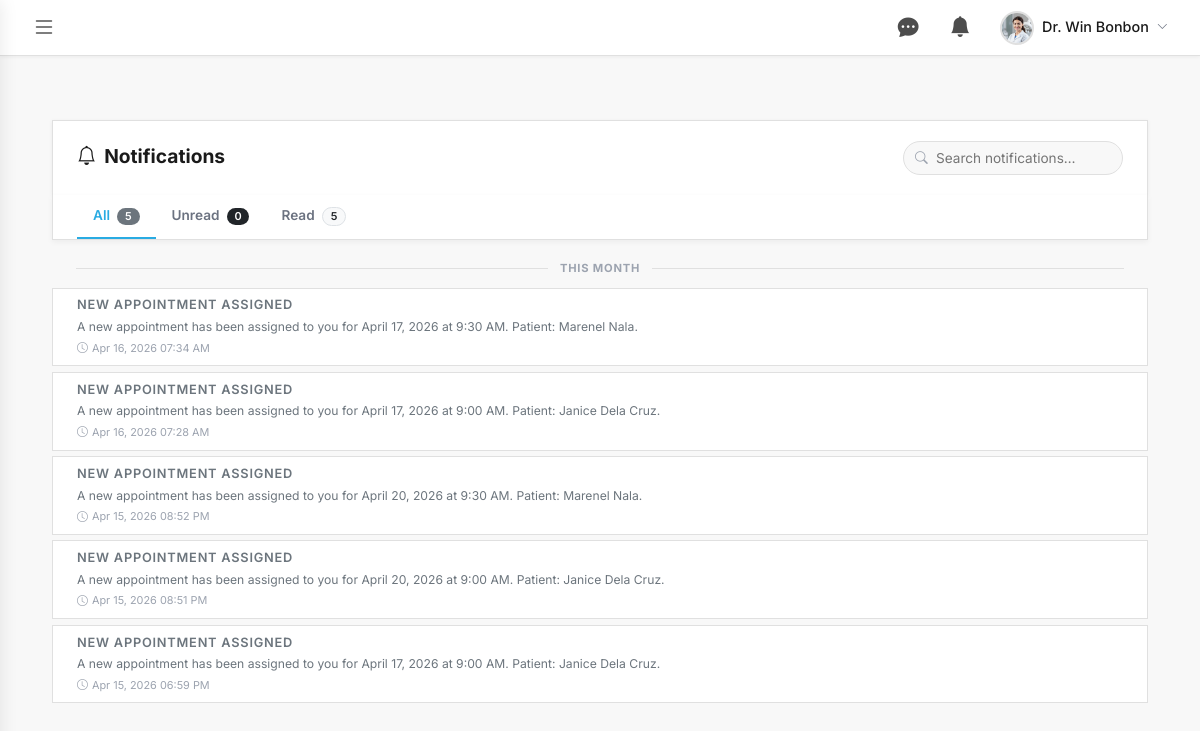
Screenshot of /dentist/notifications.php (signed in) with the database file from the repository.
### tables this page shows
CREATE TABLE `notifications` (
  `notification_id` int(11) NOT NULL,
  `user_id` int(11) NOT NULL,
  `type` varchar(50) NOT NULL,
  `subject` varchar(255) DEFAULT NULL,
  `message` text NOT NULL,
  `status` varchar(20) NOT NULL DEFAULT 'pending',
  `is_read` tinyint(1) NOT NULL DEFAULT 0,
  `created_at` datetime NOT NULL DEFAULT current_timestamp(),
  `sent_at` datetime DEFAULT NULL
);

### includes/session.php (called while the page is built, shortened)
<?php
class SessionManager {
    public static function getUser() {
        return [
            'user_id'         => $_SESSION['user_id'] ?? null,
            'fsuu_id'         => $_SESSION['fsuu_id'] ?? null,
            'email'           => $_SESSION['email'] ?? null,
            'first_name'      => $_SESSION['first_name'] ?? null,
            'last_name'       => $_SESSION['last_name'] ?? null,
            'contact_number'  => $_SESSION['contact_number'] ?? null,
            'role'            => $_SESSION['role'] ?? null,
            'profile_picture' => $_SESSION['profile_picture'] ?? null,
        ];
    }
}
?>

### dentist/notifications.php (the view, shortened to what this page needs)
<?php
require_once '../includes/session.php';
$user = SessionManager::getUser();
$db = getDB();
$unread_stmt = $db->prepare("SELECT COUNT(*) as count FROM notifications WHERE user_id = ? AND is_read = 0");
$unread_stmt->bind_param("i", $user['user_id']);
$unread_stmt->execute();
$unread_count = (int)$unread_stmt->get_result()->fetch_assoc()['count'];
$stmt = $db->prepare("SELECT * FROM notifications WHERE user_id = ? ORDER BY created_at DESC");
$stmt->bind_param("i", $user['user_id']);
$stmt->execute();
$all_notifications = $stmt->get_result()->fetch_all(MYSQLI_ASSOC);
$total_count = count($all_notifications);
$read_count = $total_count - $unread_count;
function dentistNotifStyle(array $notif): array {
    $subject = strtolower($notif['subject'] ?? '');
    if (strpos($subject, 'new appointment assigned') !== false || strpos($subject, 'assigned') !== false) {
        return ['icon' => 'bi-calendar-check-fill', 'color' => 'primary', 'bg' => 'bg-primary'];
    }
    return ['icon' => 'bi-bell-fill', 'color' => 'secondary', 'bg' => 'bg-secondary'];
}
function dentistDateGroup(string $dateStr): string {
    $ts = strtotime($dateStr);
    $today = strtotime('today');
    $diff = $today - strtotime(date('Y-m-d', $ts));
    if ($diff < 30 * 86400) return 'This Month';
    return 'Older';
}
function resolveAppointmentIdFromNotification(mysqli $db, int $dentistId, array $notif): ?int {
    $message = trim((string)($notif['message'] ?? ''));
    if (!preg_match_all('/([A-Za-z]+ \d{1,2}, \d{4}) at (\d{1,2}:\d{2} [AP]M)/i', $message, $dateMatches, PREG_SET_ORDER)) {
        return null;
    }
    $lastMatch = end($dateMatches);
    $dt = DateTime::createFromFormat('F j, Y g:i A', $lastMatch[1] . ' ' . $lastMatch[2]);
    $date = $dt->format('Y-m-d');
    $time = $dt->format('H:i:s');
    $fullName = null;
    if (preg_match('/Patient:\s*([A-Za-z.\'\-\s]+)\.?/i', $message, $nameMatch)) {
        $fullName = trim($nameMatch[1]);
    }
    if ($fullName) {
        $stmt = $db->prepare("
            SELECT a.appointment_id
            FROM dentist_appointment_assignments da
            JOIN appointments a ON a.appointment_id = da.appointment_id
            JOIN users u ON u.user_id = a.user_id
            WHERE da.dentist_id = ?
              AND a.appointment_date = ?
              AND a.appointment_time = ?
              AND TRIM(LOWER(CONCAT(u.first_name, ' ', u.last_name))) = TRIM(LOWER(?))
            ORDER BY a.created_at DESC
            LIMIT 1
        ");
        $stmt->bind_param("isss", $dentistId, $date, $time, $fullName);
        $stmt->execute();
        $row = $stmt->get_result()->fetch_assoc();
    }
    $stmt = $db->prepare("
        SELECT a.appointment_id
        FROM dentist_appointment_assignments da
        JOIN appointments a ON a.appointment_id = da.appointment_id
        WHERE da.dentist_id = ?
          AND a.appointment_date = ?
          AND a.appointment_time = ?
        ORDER BY a.created_at DESC
        LIMIT 1
    ");
    $stmt->bind_param("iss", $dentistId, $date, $time);
    $stmt->execute();
    $row = $stmt->get_result()->fetch_assoc();
    return $row ? (int)$row['appointment_id'] : null;
}
?>
<!DOCTYPE html>
<html lang="en">
<head>
    <link href="https://cdn.jsdelivr.net/npm/bootstrap@5.1.3/dist/css/bootstrap.min.css" rel="stylesheet">
    <link rel="stylesheet" href="https://cdn.jsdelivr.net/npm/bootstrap-icons@1.8.1/font/bootstrap-icons.css">
    <link href="../assets/css/style.css" rel="stylesheet">
    <link href="../assets/css/admin-dashboard.css" rel="stylesheet">
    <link href="../assets/css/patient-notifications.css?v=2" rel="stylesheet">
    <link href="../assets/css/dentist-dashboard.css" rel="stylesheet">
</head>
<body>
<div class="dashboard-wrapper">
    <div class="main-content">
        <?php include '../includes/dentist-topbar.php'; ?>
        <div class="container-fluid my-4 d-flex justify-content-center">
            <div class="notif-wrapper">
            <div class="notif-page-header d-flex justify-content-between align-items-center flex-wrap gap-3">
                <div><h4 class="fw-bold mb-1"><i class="bi bi-bell me-2"></i>Notifications</h4></div>
                <div class="d-flex align-items-center gap-2 flex-wrap">
                    <div class="notif-search-wrap">
                        <input type="text" id="notifSearch" placeholder="Search notifications…" autocomplete="off">
                    </div>
                </div>
            </div>
            <ul class="nav notif-filter-tabs">
                <li class="nav-item"><button class="nav-link active" data-filter="all">All <span class="badge bg-secondary ms-1" id="tab-count-all"><?php echo $total_count; ?></span></button></li>
                <li class="nav-item"><button class="nav-link" data-filter="unread">Unread <span class="badge bg-dark ms-1" id="tab-count-unread"><?php echo $unread_count; ?></span></button></li>
                <li class="nav-item"><button class="nav-link" data-filter="read">Read <span class="badge bg-light text-dark border ms-1" id="tab-count-read"><?php echo $read_count; ?></span></button></li>
            </ul>
            <div id="notifList">
                <?php if ($total_count > 0):
                    $lastGroup = '';
                    foreach ($all_notifications as $notif):
                        $style = dentistNotifStyle($notif);
                        $isUnread = !$notif['is_read'];
                        $group = dentistDateGroup($notif['created_at']);
                        $resolvedAppointmentId = resolveAppointmentIdFromNotification($db, (int)$user['user_id'], $notif);
                        if ($group !== $lastGroup):
                            $lastGroup = $group;
                ?>
                    <div class="notif-date-group" data-group="<?php echo htmlspecialchars($group); ?>"><span><?php echo htmlspecialchars($group); ?></span></div>
                <?php endif; ?>
                     <div class="notif-card notif-<?php echo $style['color']; ?> <?php echo $isUnread ? 'unread' : ''; ?>"
                          data-id="<?php echo $notif['notification_id']; ?>"
                          data-read="<?php echo $notif['is_read'] ? '1' : '0'; ?>"
                          data-group="<?php echo htmlspecialchars($group); ?>"
                          data-subject="<?php echo strtolower(htmlspecialchars($notif['subject'])); ?>"
                          data-body="<?php echo strtolower(htmlspecialchars($notif['message'])); ?>"
                          data-appointment-id="<?php echo (int)($resolvedAppointmentId ?? 0); ?>"
                          style="cursor:pointer;">
                        <div class="card-body">
                            <div class="d-flex align-items-start">
                                <div class="flex-grow-1 min-w-0">
                                    <div class="d-flex justify-content-between align-items-start gap-2">
                                        <h6 class="notif-subject mb-1 <?php echo $isUnread ? 'fw-bold' : 'fw-semibold text-muted'; ?>">
                                            <?php echo htmlspecialchars($notif['subject']); ?>
                                        </h6>
                                    </div>
                                    <p class="notif-body mb-1 <?php echo $isUnread ? '' : 'text-muted'; ?>"><?php echo htmlspecialchars($notif['message']); ?></p>
                                    <span class="notif-time" data-ts="<?php echo $notif['created_at']; ?>" title="<?php echo date('F d, Y h:i A', strtotime($notif['created_at'])); ?>">
                                        <i class="bi bi-clock"></i> <?php echo date('M d, Y h:i A', strtotime($notif['created_at'])); ?>
                                    </span>
                                </div>
                            </div>
                        </div>
                    </div>
                <?php endforeach; endif; ?>
            </div>
            </div>
        </div>
    </div>
</div>
</body>
</html>

### assets/css/style.css (style rules this page uses)
:root { --primary-color: #29ABE2; --primary-color-hover: #1C9DD6; --secondary-bg: #F8F8F8; --primary-text: #1A1A1A; --accent-color: #E0F4FB; --bg-white: #FFFFFF; --text-light: #4D4D4D; --text-muted: #4D4D4D; --border-color: #E0E0E0; --sidebar-dark: #1A1A1A; --sidebar-text: #4D4D4D; --sidebar-active: #29ABE2; --teal: #29ABE2; --teal-hover: #1C9DD6; --teal-light: #E0F4FB; --card-shadow: 0 4px 6px -1px rgb(0 0 0 / 0.07), 0 2px 4px -2px rgb(0 0 0 / 0.05); --card-shadow-hover: 0 10px 15px -3px rgb(0 0 0 / 0.08), 0 4px 6px -4px rgb(0 0 0 / 0.05); --fs-xs: 0.7rem; --fs-sm: 0.8rem; --fs-base: 0.875rem; --fs-md: 0.95rem; --fs-lg: 1.1rem; --fs-xl: 1.35rem; --fs-2xl: 1.6rem; --fw-normal: 400; --fw-medium: 500; --fw-semi: 600; --fw-bold: 700; }
*, *::before, *::after { box-sizing: border-box; }
body { font-family: 'Inter', system-ui, -apple-system, sans-serif; font-size: var(--fs-base); background-color: #F8F8F8; color: var(--primary-text); line-height: 1.55; -webkit-font-smoothing: antialiased; }
h1, h2, h3, h4, h5, h6 { font-family: 'Inter', system-ui, sans-serif; line-height: 1.25; color: var(--primary-text); margin-top: 0; }
h4 { font-size: 1rem; font-weight: var(--fw-bold); }
h6 { font-size: var(--fs-xs); font-weight: var(--fw-semi); color: var(--text-light); letter-spacing: 0.06em; text-transform: uppercase; }
.badge { font-size: 0.72rem; font-weight: var(--fw-semi); padding: 0.3em 0.7em; border-radius: 9999px; letter-spacing: 0.02em; }

### assets/css/admin-dashboard.css (style rules this page uses)
body { background-color: var(--bg-white); margin: 0; overflow-x: hidden; color: var(--primary-text); }
.dashboard-wrapper { display: flex; min-height: 100vh; }
.main-content { flex-grow: 1; margin-left: 0; padding: 2.5rem; width: 100%; background-color: #F8F8F8; }
.main-content { padding-top: calc(2.5rem + 56px) !important; }
.notif-wrapper { position: relative; }
.notif-body { flex: 1; min-width: 0; }
.notif-time { font-size: 0.72rem; color: #4D4D4D; margin-top: 2px; }

### rows the page displays
notifications: created_at "THIS MONTH", subject "NEW APPOINTMENT ASSIGNED", message "A new appointment has been assigned to you for April 17, 2026 at 9:30 AM. Patient: Marenel Nala.", created_at "Apr 16, 2026 07:34 AM"
notifications: subject "NEW APPOINTMENT ASSIGNED", message "A new appointment has been assigned to you for April 17, 2026 at 9:00 AM. Patient: Janice Dela Cruz.", created_at "Apr 16, 2026 07:28 AM"
notifications: subject "NEW APPOINTMENT ASSIGNED", message "A new appointment has been assigned to you for April 20, 2026 at 9:30 AM. Patient: Marenel Nala.", created_at "Apr 15, 2026 08:52 PM"
notifications: subject "NEW APPOINTMENT ASSIGNED", message "A new appointment has been assigned to you for April 20, 2026 at 9:00 AM. Patient: Janice Dela Cruz.", created_at "Apr 15, 2026 08:51 PM"
notifications: subject "NEW APPOINTMENT ASSIGNED", message "A new appointment has been assigned to you for April 17, 2026 at 9:00 AM. Patient: Janice Dela Cruz.", created_at "Apr 15, 2026 06:59 PM"

### other values shown
$dtName "Dr. Win Bonbon"
$total_count "5"
$unread_count "0"
$read_count "5"
